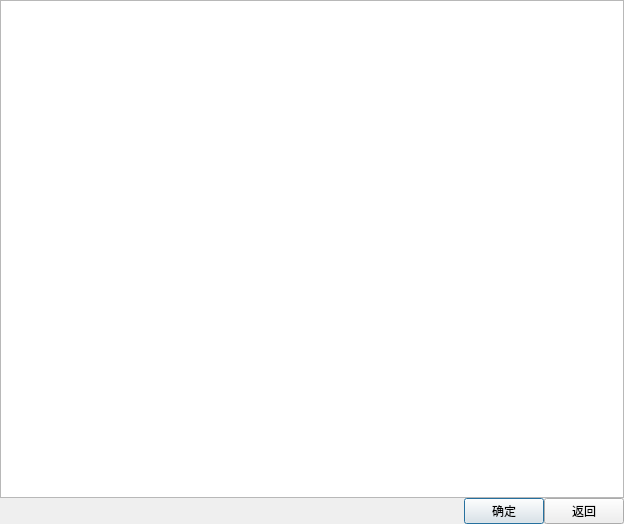
<?xml version="1.0" encoding="UTF-8"?>
<ui version="4.0">
 <class>Dialog</class>
 <widget class="QDialog" name="Dialog">
  <property name="windowModality">
   <enum>Qt::NonModal</enum>
  </property>
  <property name="geometry">
   <rect>
    <x>0</x>
    <y>0</y>
    <width>624</width>
    <height>524</height>
   </rect>
  </property>
  <property name="windowTitle">
   <string>单位目录选择</string>
  </property>
  <layout class="QVBoxLayout" name="verticalLayout">
   <property name="spacing">
    <number>0</number>
   </property>
   <property name="leftMargin">
    <number>0</number>
   </property>
   <property name="topMargin">
    <number>0</number>
   </property>
   <property name="rightMargin">
    <number>0</number>
   </property>
   <property name="bottomMargin">
    <number>0</number>
   </property>
   <item>
    <widget class="QTableWidget" name="tb_unitChoose"/>
   </item>
   <item>
    <layout class="QHBoxLayout" name="horizontalLayout">
     <item>
      <spacer name="horizontalSpacer">
       <property name="orientation">
        <enum>Qt::Horizontal</enum>
       </property>
       <property name="sizeHint" stdset="0">
        <size>
         <width>40</width>
         <height>20</height>
        </size>
       </property>
      </spacer>
     </item>
     <item>
      <widget class="QPushButton" name="pb_Yes">
       <property name="text">
        <string>确定</string>
       </property>
      </widget>
     </item>
     <item>
      <widget class="QPushButton" name="pb_cancel">
       <property name="text">
        <string>返回</string>
       </property>
      </widget>
     </item>
    </layout>
   </item>
  </layout>
 </widget>
 <resources/>
 <connections/>
</ui>
